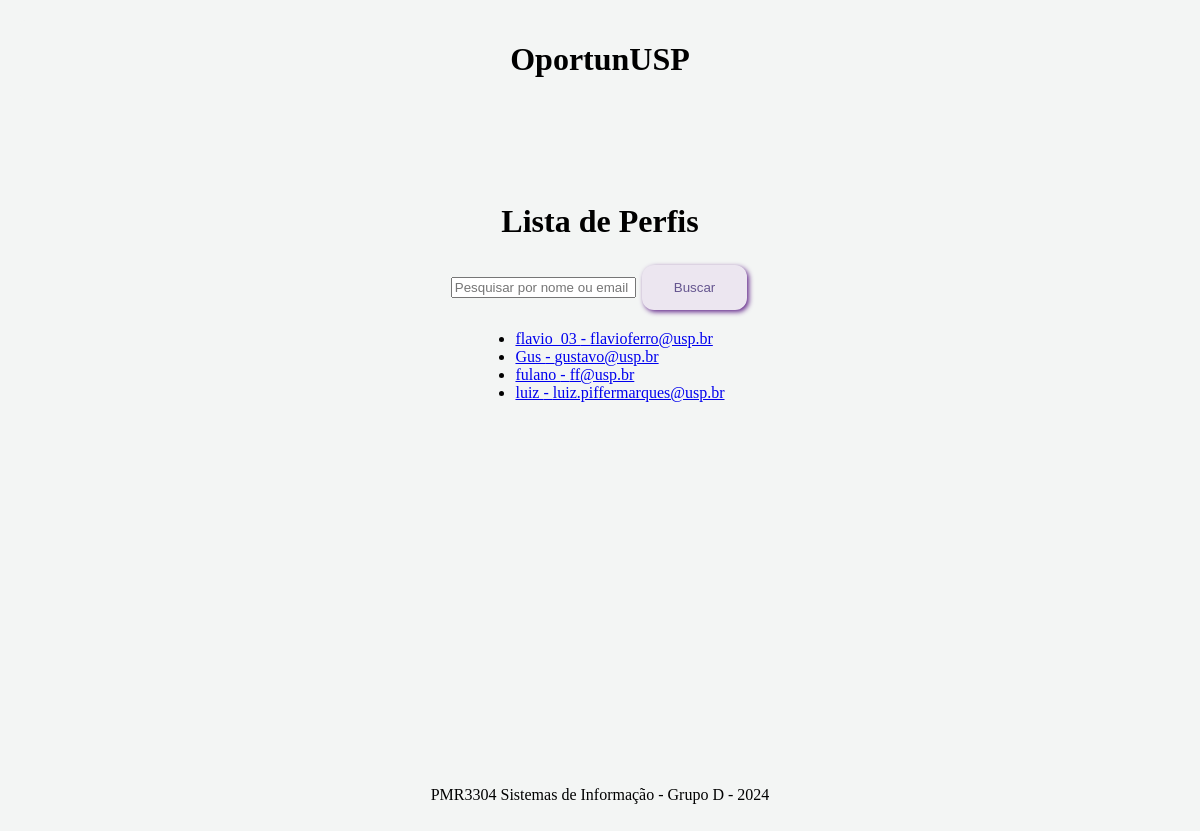
Page /oportunidades/profiles/ on the earlier database version.
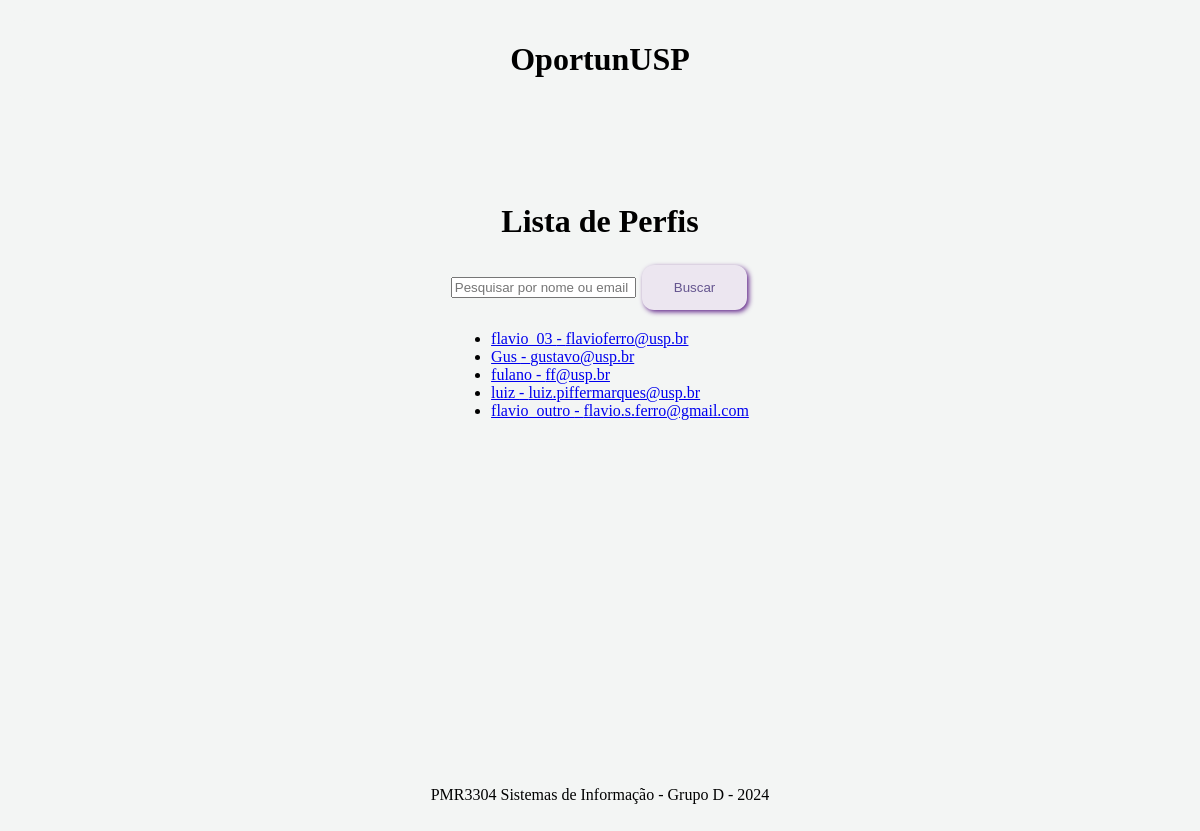
Same page on the later database version.
### oportunidades/models.py (models this page shows, shortened)
class Profile(models.Model):
    user = models.OneToOneField(User, on_delete=models.CASCADE, related_name='profile')
    description = models.TextField(blank=True, null=True)
    profile_pic = models.ImageField(upload_to='profile_pics/', default='profile_pics/default.jpg')

### oportunidades/views.py (the view)
# urls.py: path('profiles/', views.profile_list, name='profile_list'),
def profile_list(request):
    query = request.GET.get('q', '')  # Obtém o termo de busca da query string
    profiles = Profile.objects.filter(
        Q(user__username__icontains=query) | Q(user__email__icontains=query)
    ) if query else Profile.objects.all()
    return render(request, 'oportunidades/profile_list.html', {'profiles': profiles})

### oportunidades/templates/oportunidades/profile_list.html
{% extends 'base_generic.html' %}
{% block content %}
<h1>Lista de Perfis</h1>
<form method="GET" action="{% url 'profile_list' %}">
    <input type="text" name="q" placeholder="Pesquisar por nome ou email" value="{{ request.GET.q }}">
    <button type="submit">Buscar</button>
</form>
<ul>
    {% for profile in profiles %}
        <li>
            <a href="{% url 'profile_detail' profile.user.id %}">
                {{ profile.user.username }} - {{ profile.user.email }}
            </a>
        </li>
    {% endfor %}
</ul>
{% endblock %}

### oportunidades/templates/base_generic.html (shortened to what this page needs)
<!DOCTYPE html>
{% load static %}
<html lang="en">
<head>
    <link rel="stylesheet" href="{% static  'style.css' %}">
</head>
<body>
    <header>
        <h1>{% block header %}OportunUSP{% endblock %}</h1>
    </header>
    <div class="content">
        {% block content %}
        {% endblock %}
    </div>
    <section id="footer-section">
        <footer>
            <p>PMR3304 Sistemas de Informação - Grupo D - 2024</p>
        </footer>
    </section>
</body>
</html>

### oportunidades/static/style.css (style rules this page uses)
:root { --button-color:#ECE6F0; --button-hoverColor: #652a8c; --background-color: #F3F5F4; --header-color: #F3F5F4; --nav_color: #6e55a6 ; --content-color: #F3F5F4; --accent-color: #ffffff; --border-color: #00000015; --text-dark:#65558F; }
body { height: 100vh; display: flex; flex-direction: column; background-color: var(--background-color); align-items: center; flex-grow: 1; padding:1%; }
header { background-color: var(--header-color); text-align: center; width: 100%; margin-left:5%; margin-right: 5%; border-radius: 5px; }
.content { background-color: var(--content-color); display: flex; flex-direction: column; margin-top: 2% ; align-items: center; width:fit-content; padding: 5%; }
#footer-section { display:flex; align-items: end; flex-grow:1; }
button { background-color: var(--button-color); border: none; color: white; padding: 15px 32px; text-align: center; margin: 4px 2px; border-radius: 12px; transition: background-color 0.3s ease; color: var(--text-dark); box-shadow: 2px 2px 5px var(--button-hoverColor); }

Differences in the rows shown:
added Profile: user.username "flavio_outro", user.email "flavio.s.ferro@gmail.com"
